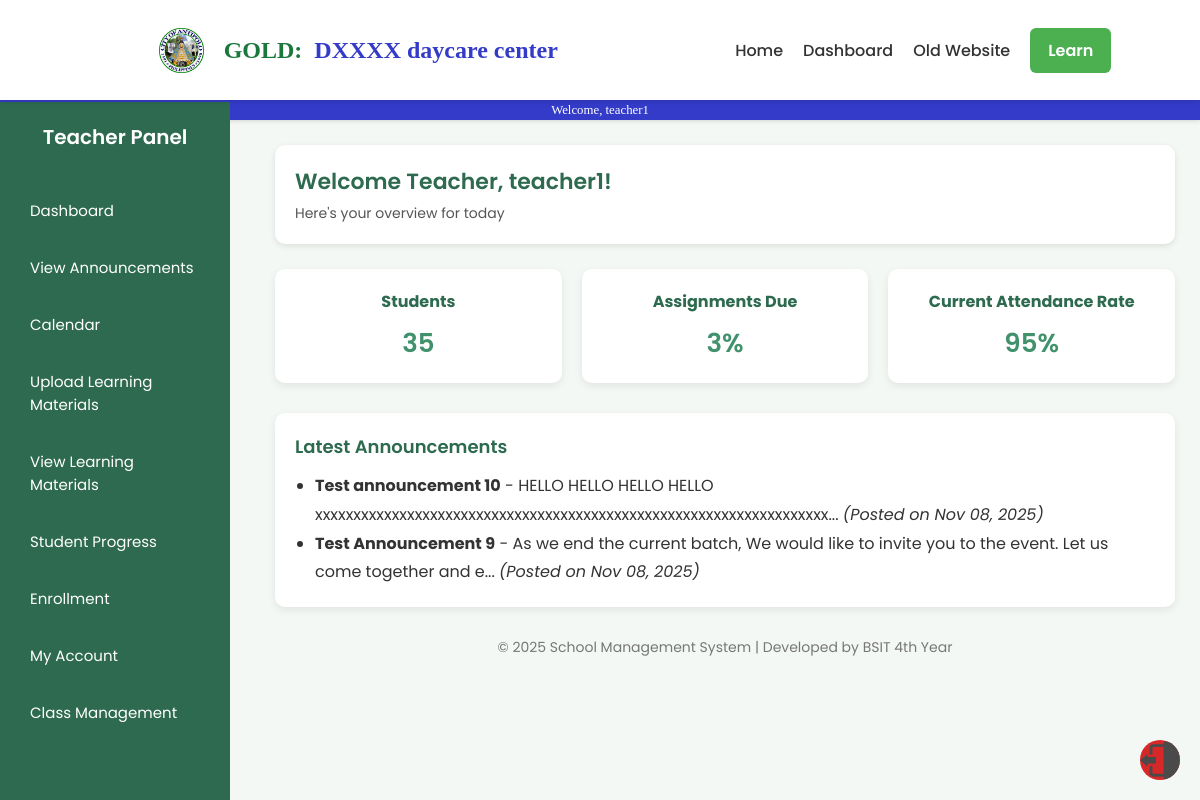
/teacherdashboard1.php (signed in), run on the app's committed database.
### tables this page shows
CREATE TABLE `announcements` (
  `id` int(11) NOT NULL,
  `title` varchar(255) NOT NULL,
  `content` text NOT NULL,
  `posted_by` int(11) NOT NULL,
  `posted_at` timestamp NULL DEFAULT current_timestamp()
);

### teacherdashboard1.php (the view, shortened to what this page needs)
<?php
$servername = "localhost";
$username = "root";
$password = "";
$dbname = "myfirstdatabase";
$conn = new mysqli($servername, $username, $password, $dbname);
$ann_query = "SELECT title, content, posted_at FROM announcements ORDER BY posted_at DESC LIMIT 2";
$ann_result = $conn->query($ann_query);
$announcements = [];
while ($row = $ann_result->fetch_assoc()) {
    $announcements[] = $row;
}
?>
<!DOCTYPE html>
<html lang="en">
<head>
    <link rel="stylesheet" href="css2/dashboard.css">
    <link rel="stylesheet" href="css/style1.css">
</head>
<body>
    <div class="Topbar">
        <div class="TopbarLeft">
            <img class="Antipolo" src="pictures/ANTIPOLO.png">
            <h1 class="TopbarTitle1">GOLD: &nbsp; </h1>
            <h1 class="TopbarTitle2">DXXXX daycare center</h1>
        </div>
        <div class="TopbarRight">
            <nav class="navbar">
                <ul>
                    <li><a href="home1.php">Home</a></li>
                    <li><a href="dashboard3.php">Dashboard</a></li>
                    <li><a href="extra.php">Old Website</a></li>
                </ul>
            </nav>
            <a href="learning.html" class="cta-btn">Learn</a>
        </div>
    </div>
    <div class="Topbarline">
        <p class="TopbarLineText">Welcome, <?php echo $_SESSION['username']; ?></p>
    </div>
    <?php include('includes/teacher_sidebar.php'); ?>
    <div class="main-content">
        <header>
            <h1>Welcome Teacher, <?php echo $_SESSION['username'] ?>!</h1>
            <p>Here's your overview for today</p>
        </header>
        <?php
        $numberofstudents = 35;
        $assignmentDue = 3;
        $attendancerate = '95%';
        ?>
        <section class="cards">
            <div class="card">
                <h3>Students</h3>
                <p><?= $numberofstudents ?></p>
            </div>
            <div class="card">
                <h3>Assignments Due</h3>
                <p><?= $assignmentDue ?>%</p>
            </div>
            <div class="card">
                <h3>Current Attendance Rate</h3>
                <p><?= $attendancerate ?></p>
            </div>
        </section>
        <section class="announcement">
            <h2>Latest Announcements</h2>
            <?php if (empty($announcements)): ?>
                <p>No announcements available.</p>
            <?php else: ?>
                <ul>
                    <?php foreach ($announcements as $ann): ?>
                        <li>
                            <strong><?php echo htmlspecialchars($ann['title']); ?></strong> -
                            <?php echo htmlspecialchars(substr($ann['content'], 0, 100)); ?>...
                            <em>(Posted on <?php echo date('M d, Y', strtotime($ann['posted_at'])); ?>)</em>
                        </li>
                    <?php endforeach; ?>
                </ul>
            <?php endif; ?>
        </section>
        <footer>
            <p>© 2025 School Management System | Developed by BSIT 4th Year</p>
        </footer>
    </div>
    <img
        src="pictures/LOicon.png"
        alt="Logout"
        class="logout"
        onclick="confirmLogout()">
</body>
</html>

### css2/dashboard.css (style rules this page uses)
Body { background-color: #e9e9e9; margin: 0; font-family: Arial, sans-serif; }
.Topbar { display: flex; align-items: center; justify-content: space-around; width: 100%; height: 100px; background-color: #ffffff; padding-left: 50px; position: sticky; top: 0; z-index: 1000; box-shadow: 0px 2px 5px rgba(0,0,0,0.1); }
.Topbarline { height: 20px; width: 100%; background-color: #343bc9; box-shadow: 0px 0px 5px #c4c4c4; display: flex; align-items: center; justify-content: center; }
.TopbarLineText { font-family: Calibri; color: #ffffff; font-size: 80%; }
.TopbarTitle1 { font-size: 150%; font-family: Calibri; color: #1c773c; }
.TopbarTitle2 { font-size: 150%; font-family: Calibri; color: #343bc9; }
.TopbarLeft, .TopbarRight { display: flex; align-items: center; }
.Antipolo { margin: 20px; height: 45px; width: 45px; }
.navbar ul { list-style: none; display: flex; gap: 20px; }
.navbar a { text-decoration: none; color: #333; font-weight: 500; transition: color 0.3s ease; }
.cta-btn { background-color: #4caf50; color: #fff; padding: 10px 18px; border-radius: 6px; font-weight: 600; text-decoration: none; transition: background-color 0.3s ease; margin-left: 20px; }
.logout { position: fixed; bottom: 20px; right: 20px; width: 40px; height: 40px; border-radius: 50%; transition: filter 0.3s ease; cursor: pointer; }

### css/style1.css (style rules this page uses)
* { margin: 0; padding: 0; box-sizing: border-box; }
body { font-family: 'Poppins', sans-serif; background: #f4f8f5; color: #333; }
.logout { background: #d62828; margin-top: auto; text-align: center; }
.main-content { margin-left: 250px; padding: 25px; }
header { background: white; padding: 20px; border-radius: 10px; box-shadow: 0 2px 6px rgba(0,0,0,0.1); margin-bottom: 25px; }
header h1 { color: #2d6a4f; font-weight: 600; font-size: 22px; }
header p { font-size: 14px; color: #555; margin-top: 5px; }
.cards { display: grid; grid-template-columns: repeat(auto-fit, minmax(220px, 1fr)); gap: 20px; }
.card { background: white; padding: 20px; border-radius: 10px; box-shadow: 0 3px 8px rgba(0,0,0,0.08); text-align: center; }
.card h3 { color: #2d6a4f; margin-bottom: 10px; font-size: 16px; }
.card p { font-size: 26px; font-weight: 600; color: #40916c; }
.announcement { background: white; margin-top: 30px; padding: 20px; border-radius: 10px; box-shadow: 0 3px 8px rgba(0,0,0,0.08); }
.announcement h2 { color: #2d6a4f; margin-bottom: 12px; font-size: 18px; font-weight: 600; }
.announcement ul { list-style-type: disc; padding-left: 20px; color: #333; line-height: 1.8; }
footer { text-align: center; margin-top: 30px; color: #777; font-size: 14px; }

### teacherdashboard1.php (style rules this page uses)
.logout { position: fixed; bottom: 20px; right: 20px; width: 40px; height: 40px; border-radius: 50%; transition: filter 0.3s ease; cursor: pointer; }

### data on the page
announcements: title "Test announcement 10", content "HELLO HELLO HELLO HELLO xxxxxxxxxxxxxxxxxxxxxxxxxxxxxxxxxxxxxxxxxxxxxxxxxxxxxxxxxxxxxxxxxxx", posted_at "Nov 08, 2025"
announcements: title "Test Announcement 9", content "As we end the current batch, We would like to invite you to the event. Let us come together and e", posted_at "Nov 08, 2025"

### other printed values
$_SESSION['username'] "teacher1"
$numberofstudents "35"
$assignmentDue "3"
$attendancerate "95%"
